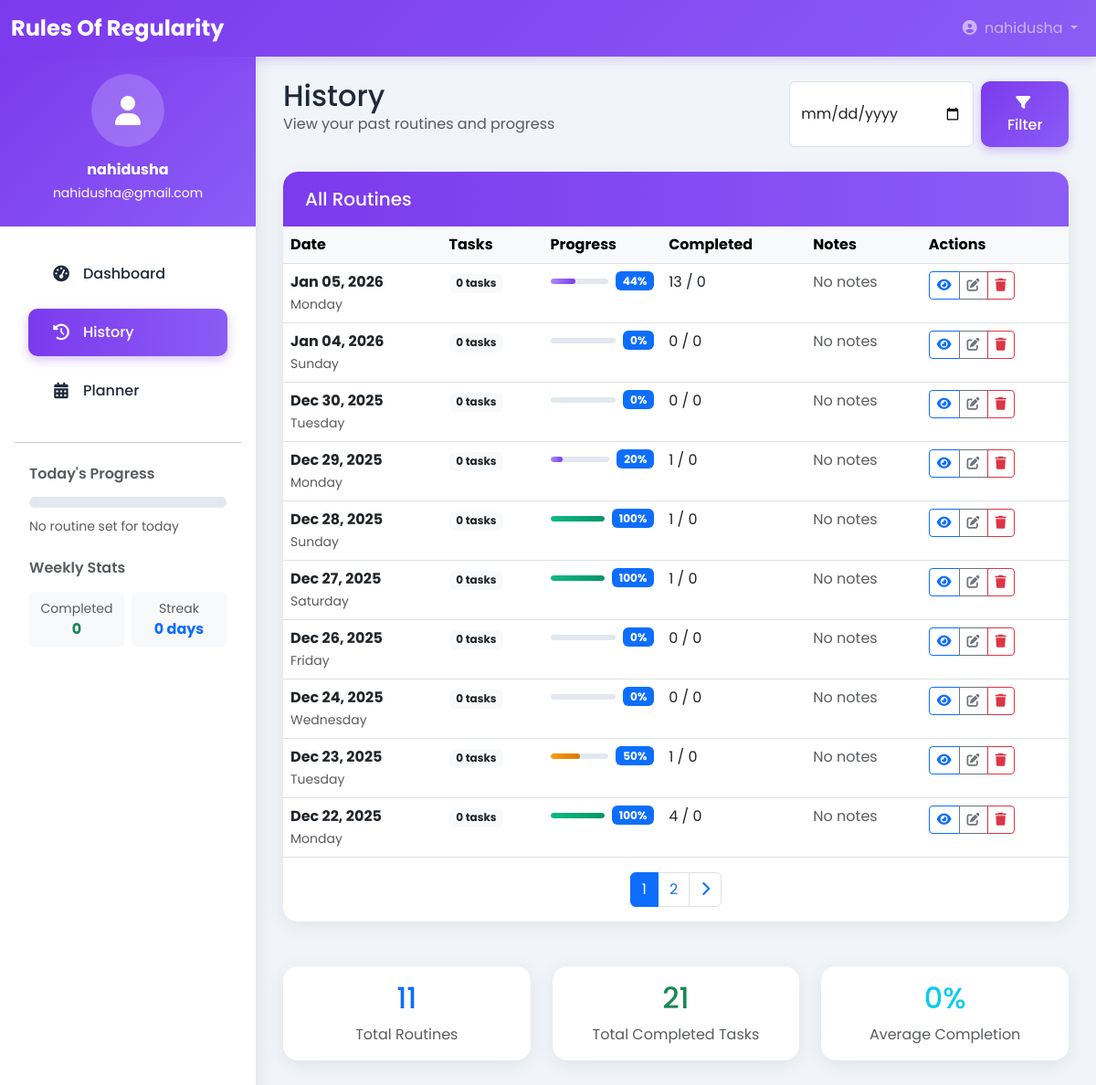
The app's page /history/ (signed in) with its own data.
### accounts/models.py (models this page shows, shortened)
class CustomUser(AbstractUser):
    email = models.EmailField(unique=True)
    phone = models.CharField(max_length=15, blank=True)
    created_at = models.DateTimeField(auto_now_add=True)
    class Meta:
        ordering = ['-created_at']

### dashboard/models.py (models this page shows, shortened)
class DailyRoutine(models.Model):
    user = models.ForeignKey(settings.AUTH_USER_MODEL, on_delete=models.CASCADE)
    date = models.DateField(default=timezone.now)
    notes = models.TextField(blank=True)
    created_at = models.DateTimeField(auto_now_add=True)
    updated_at = models.DateTimeField(auto_now=True)
    class Meta:
        ordering = ['-date']
        unique_together = ['user', 'date']
    @property
    def completion_percentage(self):
        tasks = self.tasks.all()
        if not tasks:
            return 0
        completed = tasks.filter(is_completed=True).count()
        return int((completed / tasks.count()) * 100)

class Task(models.Model):
    routine = models.ForeignKey(DailyRoutine, on_delete=models.CASCADE, related_name='tasks')
    time = models.CharField(max_length=20)
    description = models.CharField(max_length=200)
    category = models.ForeignKey(TaskCategory, on_delete=models.SET_NULL, null=True, blank=True)
    is_completed = models.BooleanField(default=False)
    order = models.IntegerField(default=0)
    is_ibadah = models.BooleanField(default=False)  # For Salah tasks
    class Meta:
        ordering = ['order']

### dashboard/views.py (the view)
# urls.py: path('history/', views.history_view, name='history'),
@login_required
def history_view(request):
    routines = DailyRoutine.objects.filter(user=request.user).order_by('-date')
    date_filter = request.GET.get('date')
    if date_filter:
        routines = routines.filter(date=date_filter)
    page = request.GET.get('page', 1)
    paginator = Paginator(routines, 10)
    try:
        routines_page = paginator.page(page)
    except PageNotAnInteger:
        routines_page = paginator.page(1)
    except EmptyPage:
        routines_page = paginator.page(paginator.num_pages)
    for r in routines_page:
        r.completed_tasks_count = r.tasks.filter(is_completed=True).count()
    routines_completed = Task.objects.filter(routine__user=request.user, is_completed=True).count()
    return render(request, 'dashboard/history.html', {
        'routines': routines_page,
        'date_filter': date_filter,
        'routines_completed': routines_completed,
    })

### templates/dashboard/history.html (shortened to what this page needs)
{% extends 'base.html' %}
{% load humanize %}
{% block content %}
<div class="row mb-4">
    <div class="col-12">
        <div class="d-flex justify-content-between align-items-center">
            <div>
                <h2 class="mb-0">History</h2>
                <p class="text-muted">View your past routines and progress</p>
            </div>
            <div>
                <form method="get" class="d-flex">
                    <input type="date" name="date" class="form-control me-2"
                           value="{{ date_filter|default:'' }}">
                    <button type="submit" class="btn btn-primary">
                        <i class="fas fa-filter me-1"></i> Filter
                    </button>
                </form>
            </div>
        </div>
    </div>
</div>
<div class="row">
    <div class="col-12">
        <div class="card">
            <div class="card-header">
                <h5 class="mb-0">All Routines</h5>
            </div>
            <div class="card-body p-0">
                {% if routines %}
                <div class="table-responsive">
                    <table class="table table-hover mb-0">
                        <thead class="table-light">
                            <tr>
                                <th>Date</th>
                                <th>Tasks</th>
                                <th>Progress</th>
                                <th>Completed</th>
                                <th>Notes</th>
                                <th>Actions</th>
                            </tr>
                        </thead>
                        <tbody>
                            {% for routine in routines %}
                            <tr>
                                <td>
                                    <strong>{{ routine.date|date:"M d, Y" }}</strong><br>
                                    <small class="text-muted">{{ routine.date|date:"l" }}</small>
                                </td>
                                <td>
                                    <span class="badge bg-light text-dark">
                                        {{ routine.tasks|length }} tasks
                                    </span>
                                </td>
                                <td>
                                    <div class="d-flex align-items-center">
                                            <div class="progress flex-grow-1 me-2" style="height: 6px;">
                                            <div class="progress-bar" data-width="{{ routine.completion_percentage|default:0 }}"></div>
                                        </div>
                                        <span class="badge bg-primary">
                                            {{ routine.completion_percentage }}%
                                        </span>
                                    </div>
                                </td>
                                <td>
                                    {{ routine.completed_tasks_count|default:0 }} / {{ routine.tasks|length }}
                                </td>
                                <td>
                                    {% if routine.notes %}
                                    <span class="text-truncate d-inline-block" style="max-width: 200px;">
                                        {{ routine.notes|truncatechars:50 }}
                                    </span>
                                    {% else %}
                                    <span class="text-muted">No notes</span>
                                    {% endif %}
                                </td>
                                <td>
                                    <div class="btn-group btn-group-sm">
                                        <a href="{% url 'routine_detail' routine.id %}"
                                           class="btn btn-outline-primary">
                                            <i class="fas fa-eye"></i>
                                        </a>
                                        <a href="{% url 'routine_edit' routine.id %}"
                                           class="btn btn-outline-secondary">
                                            <i class="fas fa-edit"></i>
                                        </a>
                                        <a href="{% url 'routine_delete' routine.id %}"
                                           class="btn btn-outline-danger">
                                            <i class="fas fa-trash"></i>
                                        </a>
                                    </div>
                                </td>
                            </tr>
                            {% endfor %}
                        </tbody>
                    </table>
                </div>
                {% if routines.has_other_pages %}
                <nav class="p-3">
                    <ul class="pagination justify-content-center mb-0">
                        {% for i in routines.paginator.page_range %}
                            {% if routines.number == i %}
                            <li class="page-item active">
                                <span class="page-link">{{ i }}</span>
                            </li>
                            {% else %}
                            <li class="page-item">
                                <a class="page-link" href="?page={{ i }}{% if date_filter %}&date={{ date_filter }}{% endif %}">{{ i }}</a>
                            </li>
                            {% endif %}
                        {% endfor %}
                        {% if routines.has_next %}
                        <li class="page-item">
                            <a class="page-link" href="?page={{ routines.next_page_number }}{% if date_filter %}&date={{ date_filter }}{% endif %}">
                                <i class="fas fa-chevron-right"></i>
                            </a>
                        </li>
                        {% endif %}
                    </ul>
                </nav>
                {% endif %}
                {% endif %}
            </div>
        </div>
    </div>
</div>
<div class="row mt-4">
    <div class="col-md-4 mb-3">
        <div class="card">
            <div class="card-body text-center">
                <h2 class="mb-2 text-primary">{{ routines.paginator.count }}</h2>
                <p class="mb-0 text-muted">Total Routines</p>
            </div>
        </div>
    </div>
    <div class="col-md-4 mb-3">
        <div class="card">
                <div class="card-body text-center">
                    <h2 class="mb-2 text-success">{{ routines_completed|default:0 }}</h2>
                <p class="mb-0 text-muted">Total Completed Tasks</p>
            </div>
        </div>
    </div>
    <div class="col-md-4 mb-3">
        <div class="card">
            <div class="card-body text-center">
                <h2 class="mb-2 text-info">
                    {% if routines.avg_completion %}
                    {{ routines.avg_completion|floatformat:1 }}%
                    {% else %}
                    0%
                    {% endif %}
                </h2>
                <p class="mb-0 text-muted">Average Completion</p>
            </div>
        </div>
    </div>
</div>
{% endblock %}

### templates/base.html (shortened to what this page needs)
<!DOCTYPE html>
<html lang="en">
<head>
    <link href="https://cdn.jsdelivr.net/npm/bootstrap@5.3.0/dist/css/bootstrap.min.css" rel="stylesheet">
    <link rel="stylesheet" href="https://cdnjs.cloudflare.com/ajax/libs/font-awesome/6.4.0/css/all.min.css">
</head>
<body>
    <nav class="navbar navbar-expand-lg navbar-dark fixed-top">
        <div class="container-fluid">
            <a class="navbar-brand" href="{% url 'dashboard' %}">
    Rules Of Regularity
</a>
            <div class="collapse navbar-collapse" id="navbarNav">
                <ul class="navbar-nav ms-auto">
                    {% if user.is_authenticated %}
                        <li class="nav-item dropdown">
                            <a class="nav-link dropdown-toggle" href="#" role="button" data-bs-toggle="dropdown">
                                <i class="fas fa-user-circle me-1"></i> {{ user.username }}
                            </a>
                        </li>
                    {% endif %}
                </ul>
            </div>
        </div>
    </nav>
    {% if user.is_authenticated %}
    <div class="sidebar">
        <div class="user-profile">
            <div class="user-avatar">
                <i class="fas fa-user"></i>
            </div>
            <h6 class="mb-1 fw-bold">{{ user.get_full_name|default:user.username }}</h6>
            <small>{{ user.email }}</small>
        </div>
        <div class="px-3">
            <ul class="nav flex-column">
                <li class="nav-item">
                    <a class="nav-link fade-in {% if request.resolver_match.url_name == 'dashboard' %}active{% endif %}"
                       href="{% url 'dashboard' %}">
                        <i class="fas fa-tachometer-alt"></i> Dashboard
                    </a>
                </li>
                <li class="nav-item">
                    <a class="nav-link fade-in {% if request.resolver_match.url_name == 'history' %}active{% endif %}"
                       href="{% url 'history' %}">
                        <i class="fas fa-clock-rotate-left"></i> History
                    </a>
                </li>
                <li class="nav-item">
                    <a class="nav-link fade-in {% if request.resolver_match.url_name == 'planner' %}active{% endif %}"
                       href="{% url 'planner' %}">
                        <i class="fas fa-calendar-alt"></i> Planner
                    </a>
                </li>
            </ul>
            <hr class="my-4">
            <div class="px-3 mb-4">
                <h6 class="text-muted mb-3 fw-semibold">Today's Progress</h6>
                {% if routine %}
                <div class="progress mb-2">
                    <div class="progress-bar" data-width="{{ routine.completion_percentage|default:0 }}"></div>
                </div>
                <div class="d-flex justify-content-between align-items-center">
                    <small class="text-muted">{{ routine.completed_tasks|default:0 }}/{{ routine.total_tasks|default:0 }} tasks</small>
                    <span class="badge bg-primary">{{ routine.completion_percentage|default:0 }}%</span>
                </div>
                {% else %}
                <div class="progress mb-2">
                </div>
                <small class="text-muted">No routine set for today</small>
                {% endif %}
            </div>
            <div class="px-3">
                <h6 class="text-muted mb-3 fw-semibold">Weekly Stats</h6>
                <div class="row g-2">
                    <div class="col-6">
                        <div class="bg-light rounded p-2 text-center">
                            <small class="text-muted d-block">Completed</small>
                            <span class="fw-bold text-success">{% if stats %}{{ stats.weekly_completed }}{% else %}0{% endif %}</span>
                        </div>
                    </div>
                    <div class="col-6">
                        <div class="bg-light rounded p-2 text-center">
                            <small class="text-muted d-block">Streak</small>
                            <span class="fw-bold text-primary">{% if stats %}{{ stats.current_streak }}{% else %}0{% endif %} days</span>
                        </div>
                    </div>
                </div>
            </div>
        </div>
    </div>
    {% endif %}
    <div class="main-content" id="mainContent">
        {% block content %}{% endblock %}
    </div>
</body>
</html>

### records on screen
CustomUser: username "nahidusha", get_full_name "nahidusha", email "nahidusha@gmail.com"
DailyRoutine: date "Jan 05, 2026", date "Monday", tasks|length "0", completion_percentage "44", completed_tasks_count "13", notes "No notes"
DailyRoutine: date "Jan 04, 2026", date "Sunday", tasks|length "0", completion_percentage "0", completed_tasks_count "0", notes "No notes"
DailyRoutine: date "Dec 30, 2025", date "Tuesday", tasks|length "0", completion_percentage "0", completed_tasks_count "0", notes "No notes"
DailyRoutine: date "Dec 29, 2025", date "Monday", tasks|length "0", completion_percentage "20", completed_tasks_count "1", notes "No notes"
DailyRoutine: date "Dec 28, 2025", date "Sunday", tasks|length "0", completion_percentage "100", completed_tasks_count "1", notes "No notes"
DailyRoutine: date "Dec 27, 2025", date "Saturday", tasks|length "0", completion_percentage "100", completed_tasks_count "1", notes "No notes"
DailyRoutine: date "Dec 26, 2025", date "Friday", tasks|length "0", completion_percentage "0", completed_tasks_count "0", notes "No notes"
DailyRoutine: date "Dec 24, 2025", date "Wednesday", tasks|length "0", completion_percentage "0", completed_tasks_count "0", notes "No notes"
DailyRoutine: date "Dec 23, 2025", date "Tuesday", tasks|length "0", completion_percentage "50", completed_tasks_count "1", notes "No notes"
DailyRoutine: date "Dec 22, 2025", date "Monday", tasks|length "0", completion_percentage "100", completed_tasks_count "4", notes "No notes"

### other values on screen
{{ i }} "1"
{{ i }} "2"
{{ routines.paginator.count }} "11"
{{ routines_completed|default:0 }} "21"
